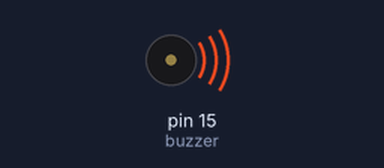
A sketch run on a simulated Arduino Uno, built with avr-gcc and run on an emulated ATmega328P. Shown: buzzer (waves = sounding).

Above: at 2.2 s.
At 10.32 s:
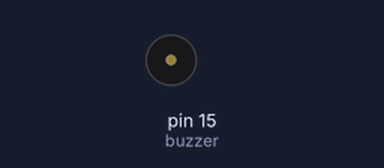
Timing chart, 0 to 11.4 s (numbered marks = the images above):
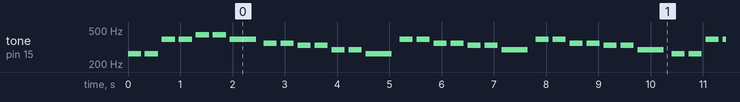

The sketch:

custom_buzzer.ino
```cpp
// Project 3: Custom buzzer tune.

// The purpose of this project was to create a custom buzzer tune.
// We used chat GPT to generate the notes and note durations necessary to create twinkle twinkle little star with the buzzer

// Group Members: Josh Wild, Dayne Newman
// Group Number: 14 (not sure this is what the bottom of the breadboard said)
// Date: 2/24/2025
// Code written by: Both team members with help from ChatGPT

const int buzzer = 15;       // Pin number for buzzer
int noteDuration = 0;       // Declaration of variable to store the duration of a note
int pauseBetweenNotes = 0;  // Declarataion of variable to store the length of the delay between notes

// Array of note pitches
int notes[] = {
  262, 262, 392, 392, 440, 440, 392,
  349, 349, 330, 330, 294, 294, 262,
  392, 392, 349, 349, 330, 330, 294,
  392, 392, 349, 349, 330, 330, 294,
  262, 262, 392, 392, 440, 440, 392,
  349, 349, 330, 330, 294, 294, 262
};

// Array of note durations where the index of this array corresponds to the same index in the notes array. For example
// noteDurations[3] corresponds to the duration of note notes[3]
int noteDurations[] = {
  4, 4, 4, 4, 4, 4, 2,
  4, 4, 4, 4, 4, 4, 2,
  4, 4, 4, 4, 4, 4, 2,
  4, 4, 4, 4, 4, 4, 2,
  4, 4, 4, 4, 4, 4, 2,
  4, 4, 4, 4, 4, 4, 2
};

void setup() {
  // Initialize the buzzer pin to OUTPUT mode
  pinMode(buzzer, OUTPUT);
}

void loop() {
  // Loop over each of the notes in the notes array
  for (int thisNote = 0; thisNote < 42; thisNote++) {
    noteDuration = 1000 / noteDurations[thisNote];  // Calculate a more standardized value for the note duration that the tone function can use better
    tone(buzzer, notes[thisNote], noteDuration);  // Play the note on the buzzer for the calculated duration
    pauseBetweenNotes = noteDuration * 1.30; // Pause between notes 1.3x the length of the note
    delay(pauseBetweenNotes);   // Delay by the calculated pause between notes to let a note play for the correct amount of time
    noTone(buzzer); // Stop sound after each note
  }
  delay(2000); // Pause between repetitions of the song
}
```

Measured:
- by itself, tone on pin 15 (buzzer): plays 262 Hz for 0.25 s, 262 Hz for 0.25 s, 392 Hz for 0.25 s, 392 Hz for 0.25 s, 440 Hz for 0.25 s, 440 Hz for 0.25 s … (313 notes in this stretch)
